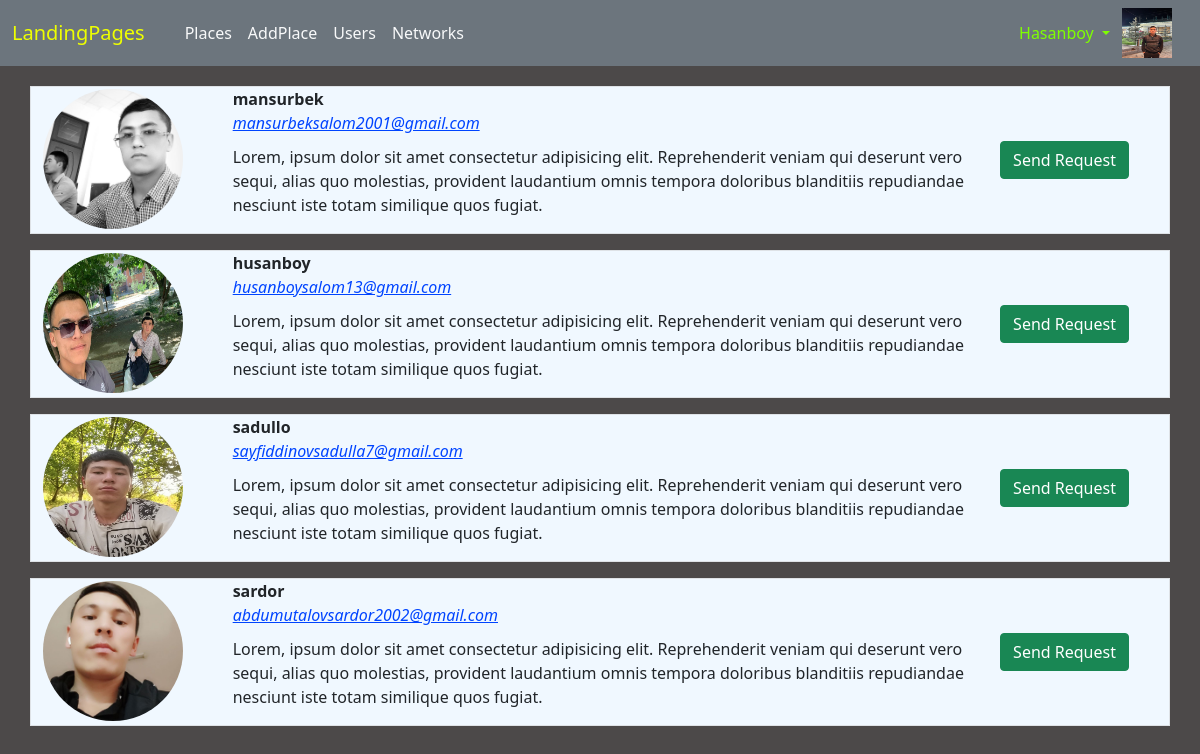
/user/list/ (signed in), run on an earlier commit of the app's database.
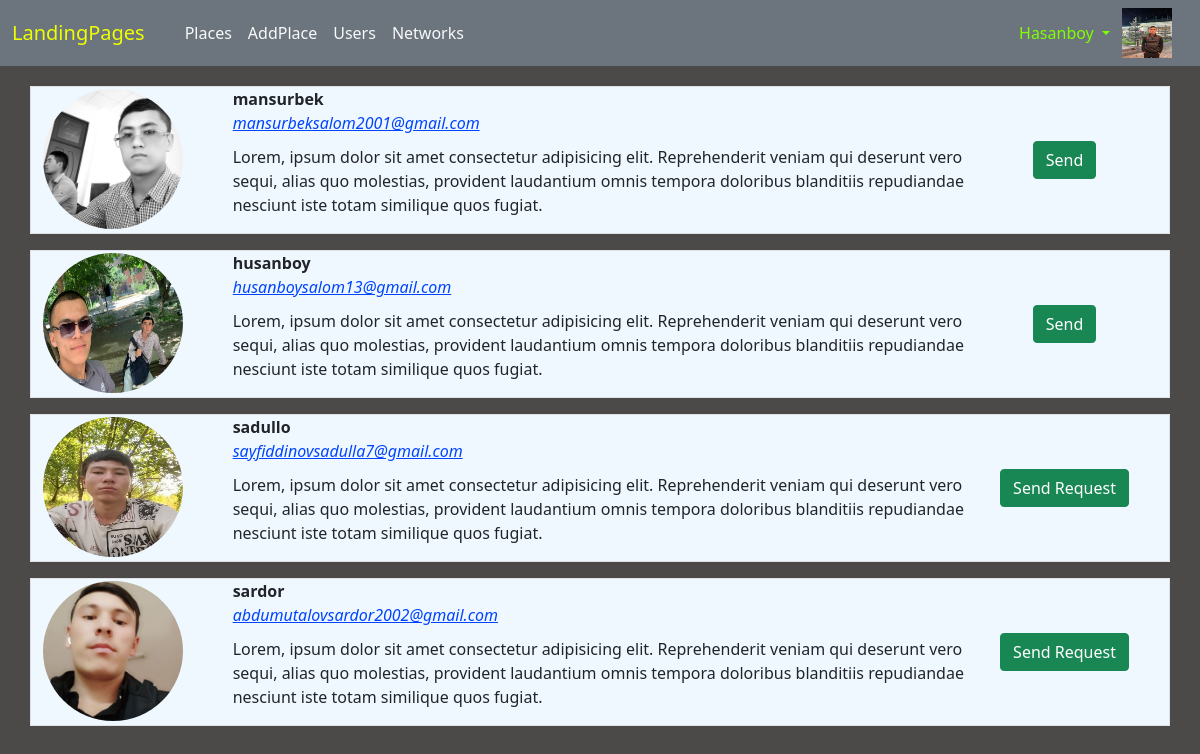
And on a later commit of the database.
### users/models.py (models this page shows)
class User(AbstractUser):
    img=models.ImageField(upload_to='usesimg/',null=True,blank=True)
    phone_number=models.CharField(max_length=13,unique=True,null=True,blank=True)
    firends=models.ManyToManyField('users.User',blank=True)

### users/views.py (the view)
# urls.py: path('user/',UserView.as_view(),name='user'),
class UserView(LoginRequiredMixin,View):
    def get(self,request):
        users_list=User.objects.exclude(username=request.user.username)
        firend_request=User.objects.filter(id__in=FriendRequest.objects.filter(form_user=request.user).values_list('to_user'))
        return render(request,'users/user_list.html',context={'users_list':users_list,'firend_request':firend_request})

### templates/users/user_list.html (shortened to what this page needs)
{% extends "base.html" %}
{% block content %}
<div style="background-color: rgb(76, 73, 73); margin-top:50px; min-height: 100vh;">
    <div class="container" style="padding-top: 20px; padding-bottom: 20px;">
        {% for i in users_list %}
        <div class="row mt-3 border" style="background-color: aliceblue;">
            <div class="col-2">
                <img src="{{i.img.url}}" alt="" style="width: 140px; height:140px; border-radius: 50%;margin-top: 2px;" >
            </div>
            <div class="col" style="display: flex;align-items: center;" >
                <div style="width: 80%;">
                    <b>{{i.username}}</b><br>
                    <i style="color: rgb(0, 68, 255); text-decoration: underline; cursor: pointer;">{{i.email}}</i>
                    <p style="margin-top: 10px;">Lorem, ipsum dolor sit amet consectetur adipisicing elit. Reprehenderit veniam qui deserunt vero sequi, alias quo molestias, provident laudantium omnis tempora doloribus blanditiis repudiandae nesciunt iste totam similique quos fugiat.</p>
                </div>
                <div style="width: 20%; display: flex; justify-content: space-around;">
                    {% if i in firend_request %}
                        <a href="{%url 'users:send' i.id%}" class="btn btn-success">Send</a>
                    {% else %}
                        <a href="{%url 'users:send' i.id%}" class="btn btn-success">Send Request</a>
                    {% endif %}
                </div>
            </div>
        </div>
        {% endfor %}
    </div>
</div>
{% endblock  %}

What changed in the data, as far as the page shows it:
changed User "mansurbek": text "Send Request" → "Send"
changed User "husanboy": text "Send Request" → "Send"
